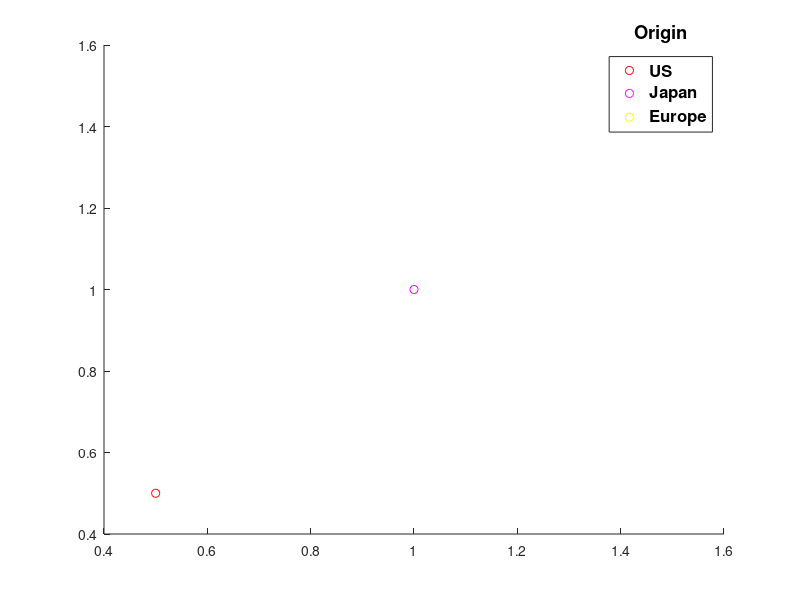

The MATLAB script that drew this image:
% Scientific Visualization and Virtual Reality
% Assignment 1

figure;
hold on;

plot(.5,.5,'ro')
plot(1,1,'go')
plot(1.5,1.5,'bo')


%plot(.5,.5,'w^')
%plot(1,1,'ws')
%plot(1.5,1.5,'wp')
%plot(1,1,'whh')
%plot(1.5,1.5,'wo')
%plot(1,1,'wd')

whitebg([0 .5 .6])

%legend({'3','4', '5','6', '7', '8'},'FontSize',8,'FontWeight','bold')
%hleg = legend('3','4', '5','6', '7', '8','FontSize',12,'FontWeight','bold');
%htitle = get(hleg,'Title');
%set(htitle,'String','Cylinders')

hleg = legend('US','Japan', 'Europe','FontSize',12,'FontWeight','bold');
htitle = get(hleg,'Title');
set(htitle,'String','Origin')


hold off;
